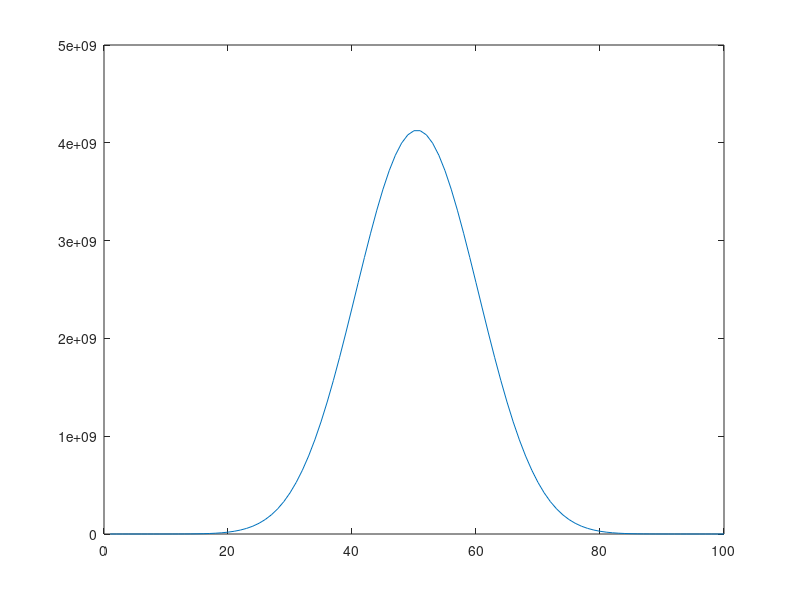

Recreate this plot in MATLAB.
r_imp = ones(1,10);

plot(r_imp)

r_imp_conv = conv(r_imp,r_imp);

for n = 1:10
    
plot(r_imp_conv)

pause(5)
r_imp_conv = conv(r_imp_conv,r_imp);

end